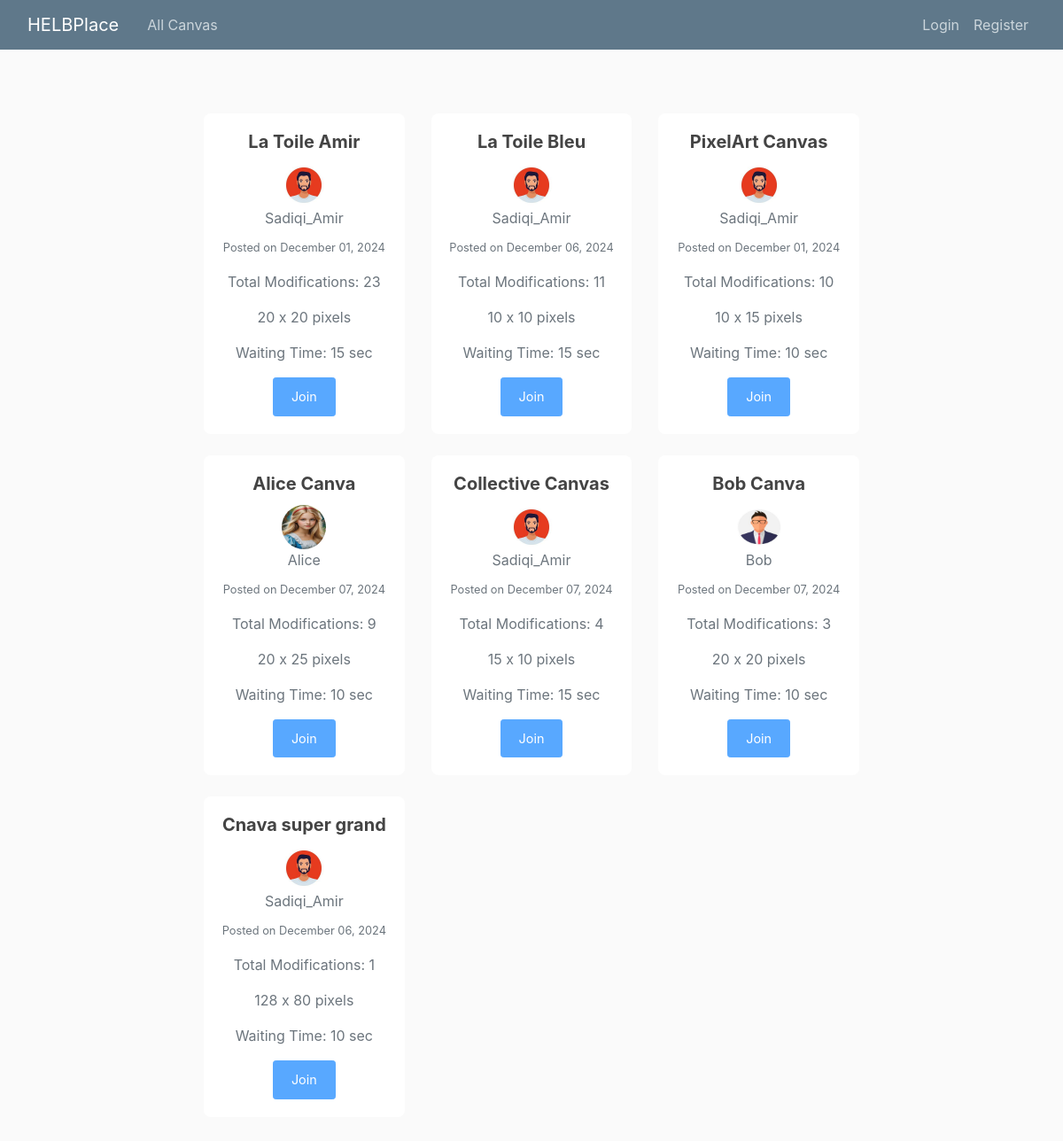
Before: / with the older database file.
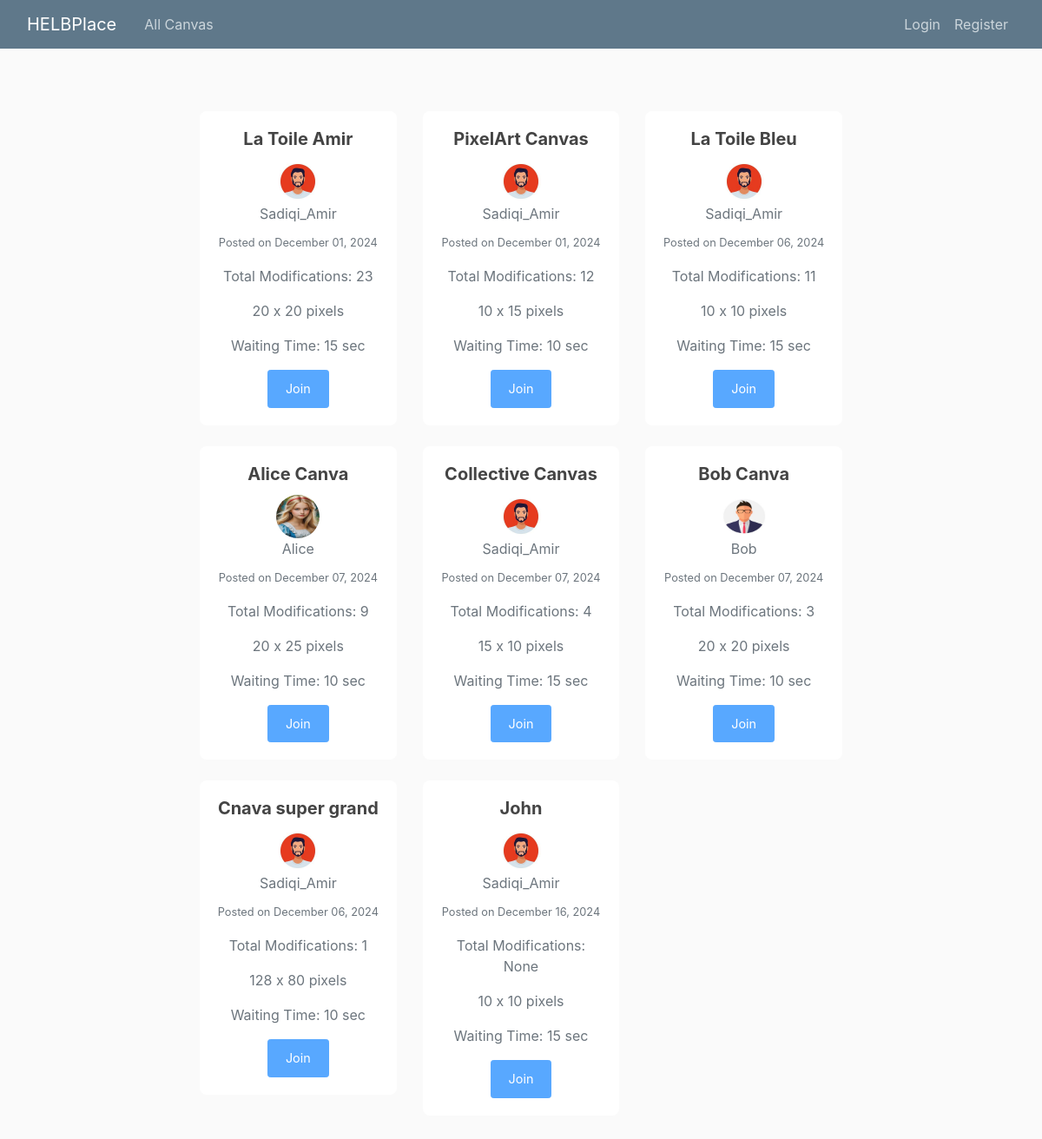
After: the same page with the newer database file.
### blog/models.py (models this page shows, shortened)
class Canva(models.Model):
    title = models.CharField(max_length=100)
    sizeHeight = models.IntegerField()
    sizeWidth = models.IntegerField()
    timer = models.IntegerField()
    date_posted = models.DateTimeField(default=timezone.now)
    author = models.ForeignKey(User, on_delete=models.CASCADE)

### users/models.py (models this page shows, shortened)
class Profile(models.Model):
    user=models.OneToOneField(User, on_delete=models.CASCADE) # one-to-one relationship with User model and oneToOneField is used to delete theprofile when the user is deleted
    image=models.ImageField(default='default.jpg', upload_to='profile_pics') # image field to store profile picture

### blog/views.py (the view)
# urls.py: path('', views.home, name='home'),
def home(request):
    canvases = Canva.objects.annotate(
        total_modifications=Sum('useraction__modification_count')
    ).order_by('-total_modifications')
    return render(request, 'blog/home.html', {'canvases': canvases})

### blog/templates/blog/home.html (shortened to what this page needs)
{% extends "blog/base.html" %}
{% block content %}
<div class="container my-5">
  <div class="row">
    {% for canva in canvases %}
    <div class="col-md-4 mb-4">
      <div class="card shadow-sm">
        <div class="card-body">
          <h5 class="card-title text-center">{{ canva.title }}</h5>
          <div class="text-center mb-2">
            <img class="rounded-circle" src="{{ canva.author.profile.image.url }}" alt="{{ canva.author }}" style="width: 50px; height: 50px;">
            <p class="text-muted mb-0">{{ canva.author }}</p>
          </div>
          <p class="text-muted text-center"><small>Posted on {{ canva.date_posted|date:"F d, Y" }}</small></p>
          <p class="text-center text-muted">Total Modifications: {{ canva.total_modifications }}</p>
          <p class="text-center text-muted">{{ canva.sizeHeight }} x {{ canva.sizeWidth }} pixels</p>
          <p class="text-center text-muted">Waiting Time: {{ canva.timer }} sec</p>
          <div class="d-flex justify-content-center">
            {% if user.is_authenticated %}
              <a href="{% url 'canva-detail' canva.id %}" class="btn btn-primary btn-sm">Join</a>
            {% else %}
              <button class="btn btn-primary btn-sm" disabled>Join</button>
            {% endif %}
          </div>
        </div>
      </div>
    </div>
    {% endfor %}
  </div>
</div>
{% endblock %}

### blog/templates/blog/base.html (shortened to what this page needs)
{% load static %}
<!DOCTYPE html>
<html>
<head>
    <link rel="stylesheet" href="https://cdn.jsdelivr.net/npm/bootstrap@4.0.0/dist/css/bootstrap.min.css">
    <link rel="stylesheet" type="text/css" href="{% static 'blog/main.css' %}">
</head>
<body>
    <header class="site-header">
        <nav class="navbar navbar-expand-md navbar-dark bg-steel fixed-top">
            <div class="container">
                <a class="navbar-brand mr-4" href="{% url 'blog-home' %}">HELBPlace</a>
                <div class="collapse navbar-collapse" id="navbarToggle">
                    <div class="navbar-nav mr-auto">
                        <a class="nav-item nav-link" href="{% url 'blog-home' %}">All Canvas</a>
                    </div>
                    <div class="navbar-nav">
                        {% if user.is_authenticated %}
                            <a class="nav-item nav-link" href="{% url 'canva-create' %}">Create canva</a>
                            <a class="nav-item nav-link" href="{% url 'helbplace_canva' %}">HELBPlace canva</a>
                            <a class="nav-item nav-link" href="{% url 'profile' %}">Profile</a>
                            <a class="nav-item nav-link" href="{% url 'logout' %}">Logout</a>
                        {% else %}
                            <a class="nav-item nav-link" href="{% url 'login' %}">Login</a>
                            <a class="nav-item nav-link" href="{% url 'register' %}">Register</a>
                        {% endif %}
                    </div>
                </div>
            </div>
        </nav>
    </header>
    <main role="main" class="container">
        <div class="row justify-content-center">
            <div class="col-md-8">
                {% block content %}{% endblock %}
            </div>
        </div>
    </main>
</body>
</html>

### blog/static/blog/main.css (style rules this page uses)
body { background: #fafafa; color: #333333; margin-top: 5rem; }
h1, h2, h3, h4, h5, h6 { color: #444444; }
.container { max-width: 1200px; }
.bg-steel { background-color: #5f788a; }
.site-header .navbar-nav .nav-link { color: #cbd5db; }
.btn-primary { background-color: #003a7a; border-color: #034590; font-size: 0.9rem; padding: 10px 20px; }
.card { border: none; border-radius: 8px; transition: transform 0.2s, box-shadow 0.2s; }
.card-title { font-size: 1.25rem; font-weight: bold; }

Changed rows visible on the page:
shown differently, row unchanged: Canva "PixelArt Canvas": total_modifications "10" → "12"; moves up the list
added Canva: title "John", author.profile.image (picture), author "Sadiqi_Amir", date_posted "December 16, 2024", total_modifications "None", sizeHeight "10", sizeWidth "10", timer "15"
